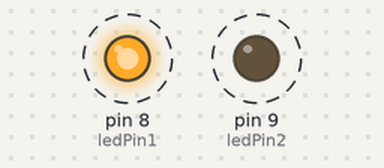
Recording of a sketch running on a simulated Arduino Uno, built with avr-gcc and run on an emulated ATmega328P. Parts: output pins drawn as LEDs (lit = HIGH). Dashed ring = blinking.

Above: at 0.5 s.
Timing chart, 0 to 4.6 s (numbered marks = the images above):
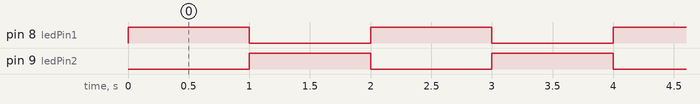

The sketch:

led20230526.ino
```cpp
const int ledPin1 = 8;
const int ledPin2 = 9;

void setup() {
  pinMode(ledPin1, OUTPUT);
  pinMode(ledPin2, OUTPUT);
  // put your setup code here, to run once:

}

void loop() {
  digitalWrite(ledPin1, HIGH);
  digitalWrite(ledPin2, LOW);
  delay(1000);

  digitalWrite(ledPin1, LOW);
  digitalWrite(ledPin2, HIGH);
  delay(1000);
  // put your main code here, to run repeatedly:

}
```

Measured:
- by itself, pin 8 (ledPin1), pin 9 (ledPin2): alternates HIGH for 1.0 s and LOW for 1.0 s
